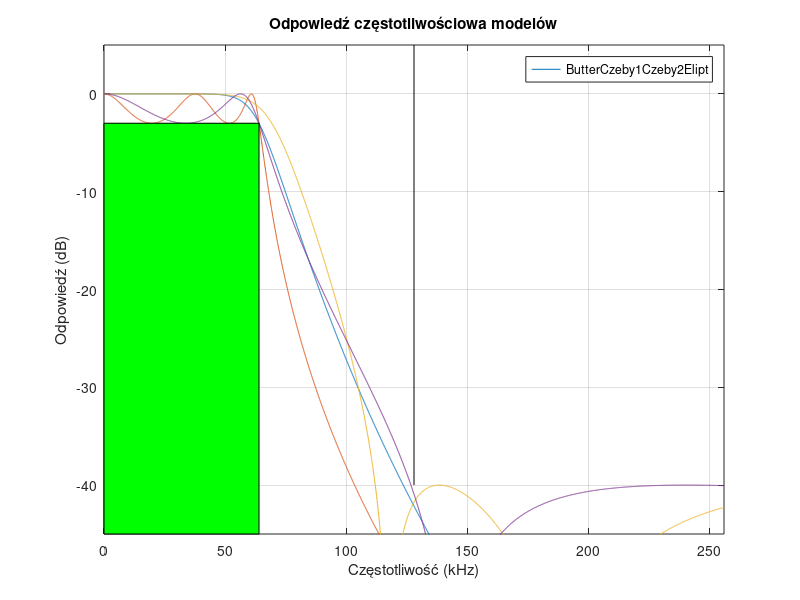

Recreate this plot in MATLAB. (Note: this script raises an error after producing the figure.)
clear all;
close all;

sampling_freq=256*1000;
cutoff= sampling_freq/2;
points=4096;
w=linspace(0,sampling_freq,points)*2*pi;
% butterworth filter
[zb,pb,kb]=butter(7,2*pi*1000*64,'s');
%7-rząd filtru, 2*pi*g4*1000- częstotliwość odcięcia bo filtr analogowy
%'s'-oznaczenie filtru analogowego
%zb-zera filtru(dla tego typu puste
%pb- bieguny filtru
%kb-wzmocnienie filtru
[bb,ab]=zp2tf(zb,pb,kb);%konwersca reprezentacji filtra z postaci zer i biegunów na postaci przenoszenia
hb=freqs(bb,ab,w);%wyliczenie odpowiedzi częstotliwościowej

[z1,p1,k1]=cheby1(5,3,2*pi*1000*64,'s');
%3-maksymalne zafalowanie w paśmie przenoszenia (dopuszczalne odbicie w dB)
%reszta tak samo jak w poprzednim filtrze
[b1,a1]=zp2tf(z1,p1,k1);
h1=freqs(b1,a1,w);

%40 to tłumienie w paśmie tłumienia
[z2,p2,k2]=cheby2(5,40,2*pi*1000*112,'s');
[b2,a2]=zp2tf(z2,p2,k2);
h2=freqs(b2,a2,w);

[ze,pe,ke]=ellip(3,3,40,2*pi*1000*64,'s');
[be,ae]=zp2tf(ze,pe,ke);
he=freqs(be,ae,w);

if min(mag2db(abs(hb(1:points/4))))<-3%swprawdzamy czy najgorszy przypadek tłumenia w filtrze nie spada ponożej 3dB
    "Filtr Butter ma zbyt duże zmiany tłumienia dla f<f_s/4"
end
if min(mag2db(abs(h1(1:points/4))))<-3
    "Filtr Czeby1 ma zbyt duże zmiany tłumienia dla f<f_s/4"
end
if min(mag2db(abs(h2(1:points/4))))<-3
    "Filtr Czeby2 ma zbyt duże zmiany tłumienia dla f<f_s/4"
end
if min(mag2db(abs(he(1:points/4))))<-3
    "Filtr Elipt ma zbyt duże zmiany tłumienia dla f<f_s/4"
end
if mag2db(abs(hb(points/2)))>-40
    "Filtr Butter nie tłumi wystarczająco dla f=f_s/2"
end
if mag2db(abs(h1(points/2)))>-40
    "Filtr Czeby1 nie tłumi wystarczająco dla f=f_s/2"
end
if mag2db(abs(h2(points/2)))>-40
    "Filtr Czeby2 nie tłumi wystarczająco dla f=f_s/2"
end
if mag2db(abs(he(points/2)))>-40
    "Filtr Elipt nie tłumi wystarczająco dla f=f_s/2"
end


plot([w;w;w;w]'/(2e3*pi),mag2db(abs([hb;h1;h2;he]')));
axis([0 256 -45 5])
grid;
title("Odpowiedź częstotliwościowa modelów")
xlabel("Częstotliwość (kHz)");
ylabel("Odpowiedź (dB)");
rectangle('Position',[0 -45 64 42],'FaceColor','green','LineWidth',0.1,'EdgeColor','k','Visible',true)
line([128 128],[5 -40],'LineWidth',0.1,'Visible',true,'Color','k');

legend(["Butter" "Czeby1" "Czeby2" "Elipt"]);

figure;
polarscatter(angle(z2),abs(z2),'o');
hold on;
polarscatter(angle(ze),abs(ze),'x');
polarscatter(angle(pb),abs(pb),'*');
polarscatter(angle(p1),abs(p1),'+');
polarscatter(angle(p2),abs(p2),'square');
polarscatter(angle(pe),abs(pe),'diamond');
hold off;
title("Położenia zer i biegunów filtrów");
legend(["Czeby2 - zera" "Elipt - zera" "Butter - bieg" "Czeby1 - bieg" "Czeby2 - bieg" "Elipt - bieg"]);
